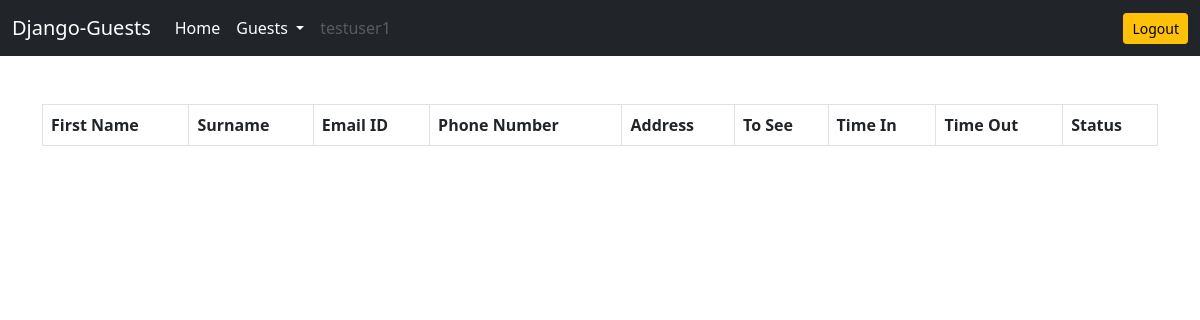
The page /guest/signed-in-guests/ (signed in) on the database as committed earlier.
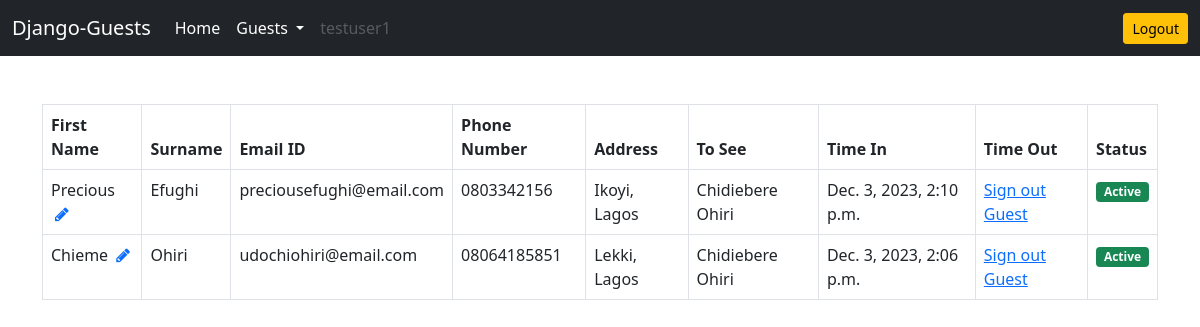
The same page on the database as committed later.
### guest/models.py (models this page shows)
class Guest(models.Model):
    author = models.ForeignKey(User, on_delete=models.CASCADE)
    first_name = models.CharField(max_length=100)
    surname = models.CharField(max_length=100)
    email_id = models.EmailField(max_length=100)
    phone_number = models.CharField(max_length=20)
    address = models.CharField(max_length=255)
    to_see = models.CharField(max_length=100)
    time_in = models.DateTimeField(auto_now_add=True)
    time_out = models.DateTimeField(null=True)
    has_signed_out = models.BooleanField(default=False)

### guest/views.py (the view)
# urls.py: path('signed-in-guests/', signed_in_guests, name='signed-in-guests'),
@login_required
def signed_in_guests(request):
    guests = Guest.objects.filter(has_signed_out=False).order_by('-time_in')
    context = {'guests':guests}
    return render(request, 'guest/signed_in_guests.html', context)

### templates/guest/signed_in_guests.html
{% extends 'base.html' %}
{% block content %}
<table class="table table-bordered">
    <thead>
        <tr>
            <th scope="col">First Name</th>
            <th scope="col">Surname</th>
            <th scope="col">Email ID</th>
            <th scope="col">Phone Number</th>
            <th scope="col">Address</th>
            <th scope="col">To See</th>
            <th scope="col">Time In</th>
            <th scope="col">Time Out</th>
            <th scope="col">Status</th>
        </tr>
    </thead>
    <tbody>
        {% for guest in guests %}
        <tr>
            <td>{{guest.first_name}} <a href="{% url 'update-guest' guest.pk %}"><i class="fa fa-pencil text-primary ms-1"></i></a></td>
            <td>{{guest.surname}}</td>
            <td>{{guest.email_id}}</td>
            <td>{{guest.phone_number}}</td>
            <td>{{guest.address}}</td>
            <td>{{guest.to_see}}</td>
            <td>{{guest.time_in}}</td>
            {% if guest.time_out %}
            <td>{{guest.time_out}}</td>
            {% else %}
            <td><a href="{% url 'guest-sign-out' guest.pk %}">Sign out Guest</a></td>
            {% endif %}
            {% if not guest.has_signed_out %}
            <td><span class="badge bg-success">Active</span></td>
            {% else %}
            <td><span class="badge bg-danger">Signed Out</span></td>
            {% endif %}
        </tr>
        {% endfor %}
    </tbody>
</table>
{% endblock content %}

### templates/base.html (shortened to what this page needs)
<!doctype html>
<html lang="en">
<head>
    <link href="https://cdn.jsdelivr.net/npm/bootstrap@5.0.2/dist/css/bootstrap.min.css" rel="stylesheet"
>
        <link rel="stylesheet" href="https://cdnjs.cloudflare.com/ajax/libs/font-awesome/4.7.0/css/font-awesome.min.css">
</head>
<body>
    <nav class="navbar navbar-expand-lg navbar-dark bg-dark">
        <div class="container-fluid">
            <a class="navbar-brand" href="#">Django-Guests</a>
            <div class="collapse navbar-collapse" id="navbarSupportedContent">
                <ul class="navbar-nav me-auto mb-2 mb-lg-0">
                    <li class="nav-item">
                        <a class="nav-link active" aria-current="page" href="/">Home</a>
                    </li>
                    <li class="nav-item dropdown">
                        <a class="nav-link active dropdown-toggle" href="#" id="navbarDropdown" role="button"
                            data-bs-toggle="dropdown" aria-expanded="false">
                            Guests
                        </a>
                    </li>
                    <li class="nav-item">
                        <a class="nav-link disabled" href="#" tabindex="-1"
                            aria-disabled="true">{{request.user.username}}</a>
                    </li>
                </ul>
                <a href="{% url 'logout' %}" class="btn btn-warning btn-sm">Logout</a>
            </div>
        </div>
    </nav>
    <div class="container mt-5">
        {% block content %}
        {% endblock content %}
    </div>
</body>
</html>

Rows that differ between the two databases and show on the page:
added Guest: first_name "Precious", surname "Efughi", email_id "preciousefughi@email.com", phone_number "0803342156", address "Ikoyi, Lagos", to_see "Chidiebere Ohiri", time_in "Dec. 3, 2023, 2:10 p.m.", shows "Sign out Guest", has_signed_out "Active"
added Guest: first_name "Chieme", surname "Ohiri", email_id "udochiohiri@email.com", phone_number "08064185851", address "Lekki, Lagos", to_see "Chidiebere Ohiri", time_in "Dec. 3, 2023, 2:06 p.m.", shows "Sign out Guest", has_signed_out "Active"
